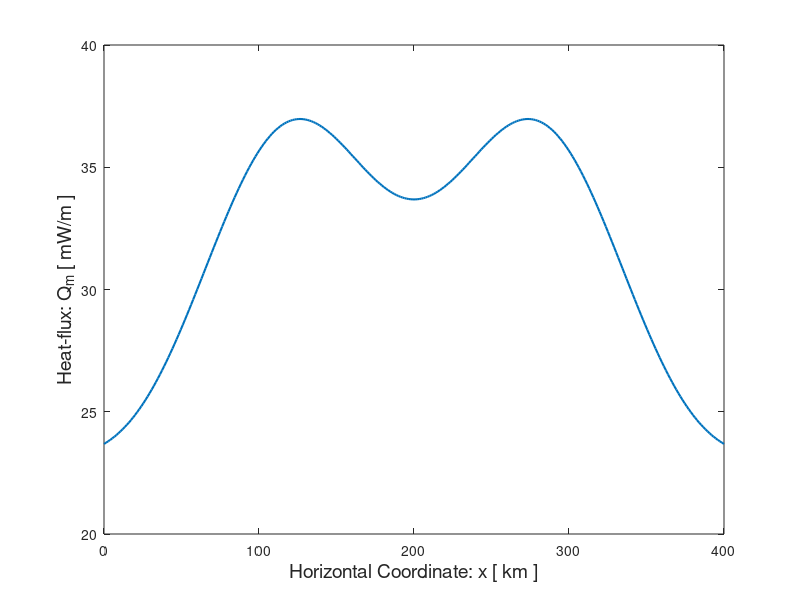

Source code (MATLAB): (Note: this script raises an error after producing the figure.)
%=========================================================================
%
% First setup the Numerically generated test problem. The direct 
% problem is solved iteratively until the temperagture distribution 
% has converged. We print the graphs for the subsection about the 
% test problem. Also after the code has finished we have surface 
% heat-flux Q0 to use as input for the inverse problem solvers.
%
%=========================================================================


% Set up the domain and grid 

 Lx=400e3;         % Length of the model [m] 
 Lz=80e3;          % Deapth of the model [m]

 N=300;x=Lx*(0:N-1)/(N-1); % Grid in x and z.
 M=250;z=Lz*(0:M-1)/(M-1);
 [X,Z]=meshgrid(x,z);

%
% Set boundary conditions for the numerical model.
%

 Qm=(60-15*cos(2*pi*x/Lx)+8*sin(3*pi*x/Lx)-3*sin(5*pi*x/Lx))*1e-3/1.9; 
 T0=10*ones(size(x));  
 plot(x/10^3,10^3*Qm,'LineWidth',1.5);
 xlabel('Horizontal Coordinate: x [ km ]','FontSize',14);
 ylabel('Heat-flux: Q_m [ mW/m ]','FontSize',14)

 fprintf(1,'\n---------------------------------------------------\n');
 fprintf(1,'Boundary conditions for the numerical example.\n\n');
 input('Press return to continue');


%=====================================================================% 
%
% First solve the direct problem by fixed point iteration. This means
% that we assume an initial guess for the temperature distribution 
% T(x,z) and compute the corresponding values for heat production Ap
% and thermal conductivity kappa. In each step we solve a linear problem
% for the new guess for the temperature and recompute the heat production
% and thermal conductivity. 
%
% After convergence we have the solution to the non-linear heat conduction
% problem. This solution will be used as a test example for the inverse 
% solver.
%
% We monitor the convergence. A couple of iterations is enough to get
% good accuracy. Here we do more iterations to get the convergence graph.
%
%======================================================================%

 tic,
 IterationError=zeros(1,0);T=zeros(size(X));
 for i=1:15,
   [kappa,Ap]=ThermalModel(X,Z,T);
   [Tnew,Q0]=DirectThermalSolve( x , z , kappa , Ap , T0 , Qm );
   IterationError(i)=norm(Tnew-T,'fro');
   T=Tnew;
 end
 Te=Tnew;
 semilogy(IterationError,'LineWidth',1.5);
 ylabel('Step size: ||T^{(k)}-T^{(k-1)}||_F','FontSize',14);
 xlabel('Iteration number: k','FontSize',14)
 toc
 
 fprintf(1,'\n---------------------------------------------------\n');
 fprintf(1,'The convergence of the fixed point iterations.\n\n');
 input('Press return to continue');
 
% Use the computed solution to display the Thermal conductivity and 
% Heat production in the Litosphere

 close all
 [kappa,Ap]=ThermalModel(X,Z,T,'on');
 
 fprintf(1,'\n---------------------------------------------------\n');
 fprintf(1,'The Thermal conductivity and heat production.\n\n');
 input('Press return to continue');

% Display the temperature distribution T(x,z) for the numerical example
% created above. This is the solution of the direct problem.

 close all
 mesh(X(1:5:end,1:5:end)/10^3,Z(1:5:end,1:5:end)/10^3,T(1:5:end,1:5:end))
 xlabel('Horizontal: x [ km ]','FontSize',14);
 ylabel('Depth: z [ km ]','FontSize',14);
 zlabel('Temperature: T(x,z) [ ^oC ]','FontSize',14)
 
 fprintf(1,'\n---------------------------------------------------\n');
 fprintf(1,'The Temperature distribution T(x,z) for the numerical example.\n\n');
 input('Press return to continue');
 
 

%=========================================================================%
%
% By running the above Matlab lines we have effectively created a simulated
% problem with a known solution. We have both T(x,0)=T0 and kT_x(x,0)=Q0
% for a known solution Te(x,z). Now we use this known solution to test the 
% solution method for the inverse problem. We add simulated noise to the 
% data. 
%
% Tikhonov regularisation is used to stabilize the computations. The
% algorithm implements Tikhonov regularization by an iterative procedure
% that uses the linear system of equations produced by the finite
% difference discretization of the direct problem.
%
%Also produce an L-curve and a plot of Error 
% vs Lambda. The problem is solved by computing the matrix representation
% of the operator explicitly so can also compute the singular values. 
%
%=========================================================================%


%
% Add errors to both T0, and Q0. This should ideally be of the same
% order of magnitude as the noise in a real measurement. If changing here
% you also need to change the regularization parameter later.
%
 T0err=T0+randn(size(T0))*5e-3;
 Q0err=Q0+randn(size(Q0))*5e-5;
 

% First illustrate the noisy Cauchy data. 

 close all
 plot(x/10^3,-10^3*Q0,'b--',x/10^3,-10^3*Q0err,'k-','LineWidth',1.5);
 xlabel('Horizontal Coordinate: x [ km ]','FontSize',14);
 ylabel('Heat-flux: Q_0 [ mW/m ]','FontSize',14)
 axis([0 400 65 73])
 figure
 plot(x/10^3,T0,'b--',x/10^3,T0err,'k-','LineWidth',1.5);
 xlabel('Horizontal Coordinate: x [ km ]','FontSize',14);
 ylabel('Surface temperature: T_0 [ ^oC ]','FontSize',14)
 axis([0 400 9.8 10.2])
 
  
 fprintf(1,'\n---------------------------------------------------\n');
 fprintf(1,'The noisy simulated Cauchy data T0 and Q0.\n\n');
 input('Press return to continue');
 


% Solve the problem using a specific Lambda. Since the problem is
% non-linear we have to again use fixed point iteration. The initial
% guess is zero temperature in the domain. This is bad and causes the 
% initial error to be huge. Still only a couple of iterations is needed.
% In each fixed point iteration we use the previous solution as initial
% guess to the PCG iterations. 
%
% Increase Lambda for more regularization and decrease for less. 
%

 Lambda=6.3e-3;
 T=zeros(size(Te));Qtik=zeros(size(Q0err));
 IterationError=zeros(1,0);
 tic
 for i=1:10,
  [K,Ap]=ThermalModel(X,Z,T);
  [Qtik]=LinearTikhonovSolve(x,z,K,Ap,T0err,Q0err,Lambda,Qtik);
  [Tnew]=DirectThermalSolve(x,z,K,Ap,T0err,Qtik);
  IterationError(i)=norm(T-Tnew,'fro');
  fprintf(1,'Iteration:  %i  Error: %e  ',i,IterationError(i));
  T=Tnew;toc
 end; 
 


 close all
 semilogy(IterationError,'LineWidth',1.5);
 ylabel('Step size: ||T^{(k)}-T^{(k-1)}||_F','FontSize',14);
 xlabel('Iteration number: k','FontSize',14)
 
 fprintf(1,'\n---------------------------------------------------\n');
 fprintf(1,'The convergence for the fixed point iterations for the inverse problem.\n\n');
 input('Press return to continue');
 

 plot(x/10^3,10^3*Qm,'b--',x/10^3,10^3*Qtik,'k-','LineWidth',1.4)
 xlabel('Horizontal Coordinate: x [ km ]','FontSize',14);
 ylabel('Heat-flux: Q_m and Q_{tik} [ mW/m ]','FontSize',14)
 axis([0 400 20 40])
 
 fprintf(1,'\n---------------------------------------------------\n');
 fprintf(1,'The Tikhonov solution Qtik and also the exact solution Qm.\n\n');
 input('Press return to continue');
   
 
